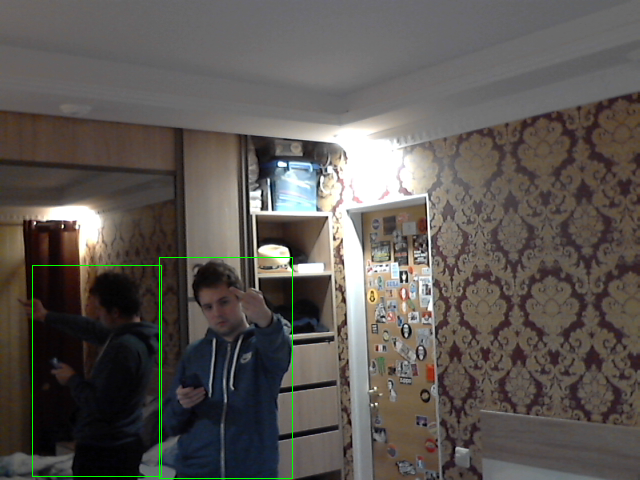
#> input picture pic/NEK030220_203158.png, 640 x 480 px, given in place of the camera
$ python face-detect.py
#> lines starting #> are read from the running program, lines starting #| are printed output that depends on the picture; after the words box and inside, x2 and y2 are one past the last pixel; in counts of white or black regions, pixels touching at a corner belong together
#> in main, frame is the input picture: shape (480, 640, 3); mean B, G, R 83.2, 87.3, 92
import cv2
import numpy as np

# the classifier that will be used in the cascade


def distMap(frame1, frame2):
    """outputs pythagorean distance between two frames"""
    frame1_32 = np.float32(frame1)
    frame2_32 = np.float32(frame2)
    diff32 = frame1_32 - frame2_32
#> diff32: shape (480, 640, 3) float32; every value is 0
    norm32 = np.sqrt(diff32[:, :, 0]**2 + diff32[:, :, 1] **
                         2 + diff32[:, :, 2]**2)/np.sqrt(255**2 + 255**2 + 255**2)
#> norm32: shape (480, 640) float32; every value is 0
    dist = np.uint8(norm32*255)
#> dist: shape (480, 640); every value is 0
    return dist

def main():
    faceCascade = cv2.CascadeClassifier('haar_face.xml')

    # capture video stream from camera source. 0 refers to first camera, 1 referes to 2nd and so on.
    cap = cv2.VideoCapture(0)

    triggered = False
    sdThresh = 10
    font = cv2.FONT_HERSHEY_SIMPLEX


    if cap.isOpened():
        ret, frame = cap.read()
    else:
        ret = False

    ret, frame1 = cap.read()
    ret, frame2 = cap.read()


    _, frame1 = cap.read()
    _, frame2 = cap.read()
    facecount = 0
    while (True):
        _, frame3 = cap.read()
    # rows, cols, _ = np.shape(frame3)
        cv2.imshow('dist', frame3)
        dist = distMap(frame1, frame3)

        frame1 = frame2
        frame2 = frame3

    # apply Gaussian smoothing
    #    mod = cv2.GaussianBlur(dist, (9, 9), 0)
        mod=dist

    # apply thresholding
        _, thresh = cv2.threshold(mod, 100, 255, 0)

    # calculate st dev test
        _, stDev = cv2.meanStdDev(mod)
#> stDev = [0]

        cv2.imshow('dist', mod)
        #cv2.putText(frame2, "Standard Deviation - {}".format(
        #round(stDev[0][0], 0)), (70, 70), font, 1, (255, 0, 255), 1, cv2.LINE_AA)

        #if stDev > sdThresh:
        if True:
        # the cascade is implemented in grayscale mode
            gray = cv2.cvtColor(frame2, cv2.COLOR_BGR2GRAY)
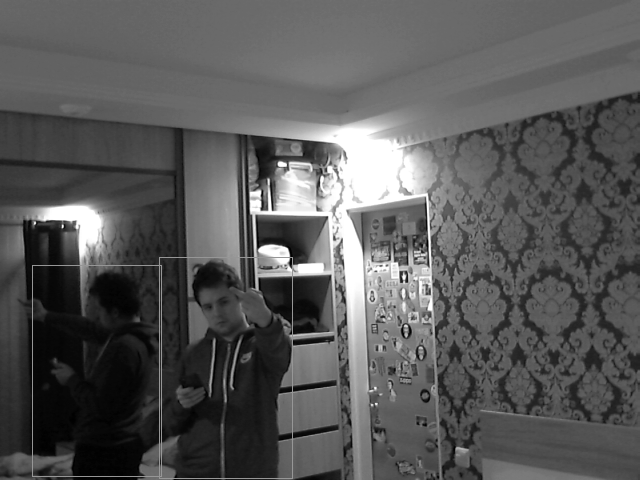
#> gray: shape (480, 640); min 0, max 255, mean 88.2

        # begin face cascade
            faces = faceCascade.detectMultiScale(gray,scaleFactor=2,minSize=(20, 20))
#> faces = [[193, 285, 48, 48]]
            facecount = 0
        # draw a rectangle over detected faces
            for (x, y, w, h) in faces:
                facecount = facecount + 1
                cv2.rectangle(frame2, (x, y), (x + w, y + h), (0, 255, 0), 1)
#> this loop made 1 pass
#> (x, y, w, h, facecount) on pass 1: (193, 285, 48, 48, 1)
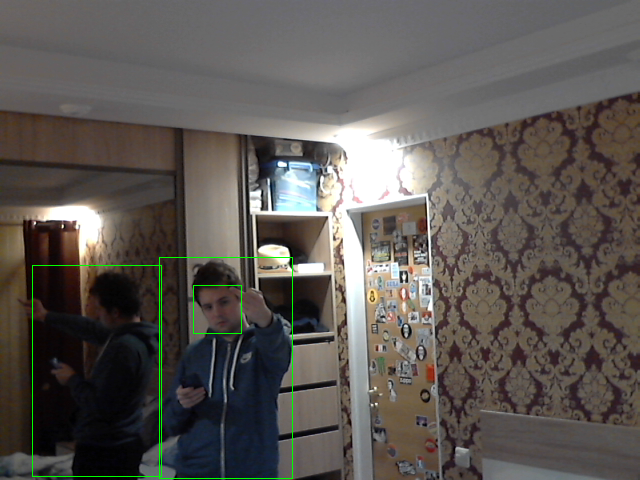
#> frame2: shape (480, 640, 3); 0.06% of pixels changed, all inside (x1, y1, x2, y2) = (193, 285, 242, 334)
#> after the loop, facecount = 1
            cv2.putText(frame2, "No of faces {}".format(facecount),(50, 50), font, 1, (0, 0, 255), 1, cv2.LINE_AA)
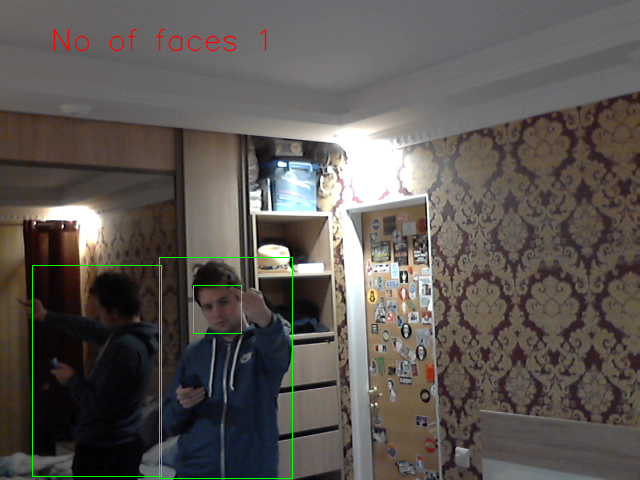
#> frame2: shape (480, 640, 3); 0.37% of pixels changed, all inside (x1, y1, x2, y2) = (53, 28, 267, 52)
        else:
            if facecount > 0:
                print("Face count:")
                print(facecount)
                facecount = 0
        cv2.imshow('frame', frame2)

        if cv2.waitKey(1) & 0xFF == 27:
#> (key Esc is pressed here)
            break

    cap.release()
    cv2.destroyAllWindows()


main()
